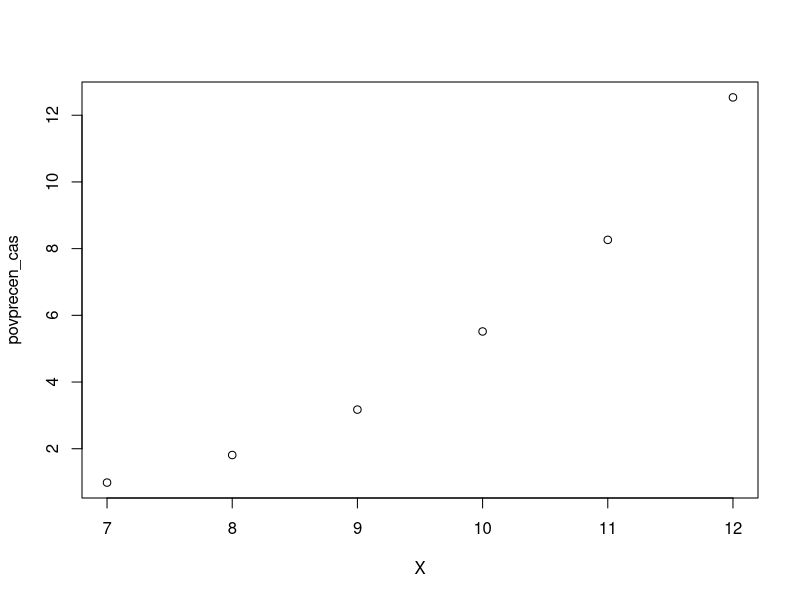
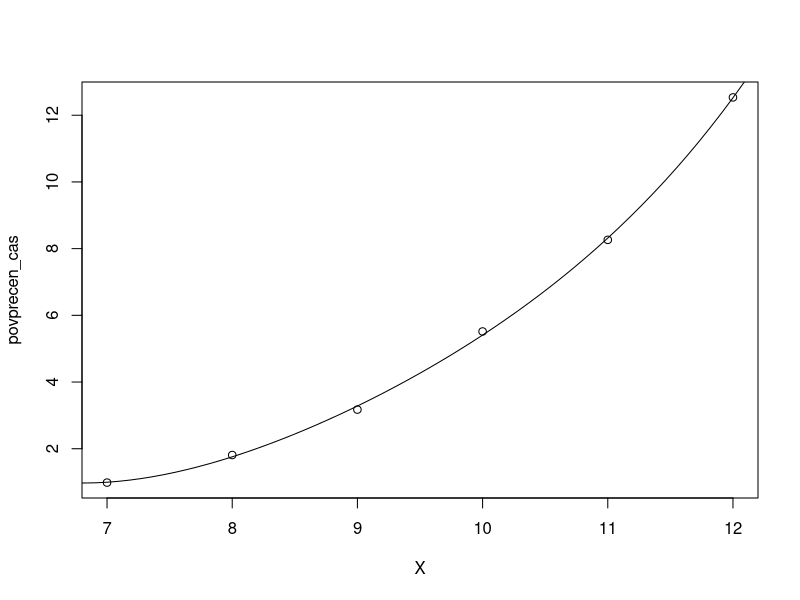

Write the R code that produced these figures, in order.
library(matlab)
#A je eden od zgeneriranih povpreččnih časov v pythonu
povprecen_cas=c(0.9841807842254638, 1.811055326461792, 3.1727452754974363, 5.515920400619507, 8.263189220428467, 12.534284591674805)
X=c(7,8,9,10,11,12)
X2=X^2
X3=X^3
X4=X^4
X5=X^5

model1 = lm(povprecen_cas~ X+ X2+X3)
model2 = lm(povprecen_cas~ X+ X2+X3+X4)


coefficients(model1)
coefficients(model2)

plot(X,povprecen_cas)

polinnom_4<-function(x){
y=100.93148059 -43.83011734*x   + 7.05648863*x^2  -0.50309271*x^3 +  0.01402215*x^4
return(y)}

polinnom_3<-function(x){
y= -4.7634621  +  2.4509826*x  -0.4413540*x^2  + 0.0297489*x^3 
return(y)}

G=linspace(6,15)
plot(X,povprecen_cas)
lines(G,polinnom_4(G))
